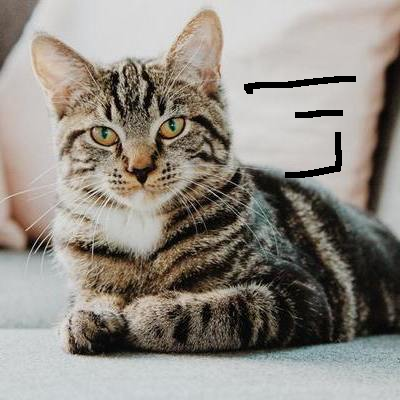
#> input picture images/cat_damaged.png, 400 x 400 px
$ jupyter execute '19 Image Reconstruction Inplainting.ipynb'
#> lines starting #> are read from the running program, lines starting #| are printed output that depends on the picture; after the words box and inside, x2 and y2 are one past the last pixel; in counts of white or black regions, pixels touching at a corner belong together
##### Image Reconstruction Inplainting

[cell 1]
import numpy as np
import cv2
import matplotlib.pyplot as plt

[cell 2]
img = cv2.imread('images/cat_damaged.png')
#> img is the input picture: shape (400, 400, 3); mean B, G, R 132.1, 139.8, 145.4
img_rgb = cv2.cvtColor(img, cv2.COLOR_BGR2RGB)
plt.imshow(img_rgb)

[cell 3]
height, width, depth = img.shape
#> height = 400; width = 400; depth = 3
height, width, depth
#> Out = (400, 400, 3)

[cell 4]
mask = np.zeros((height, width, depth), dtype=np.uint8)
mask = np.bitwise_not(mask)
plt.imshow(mask)

[cell 5]
new_img = cv2.bitwise_xor(img_rgb, mask)
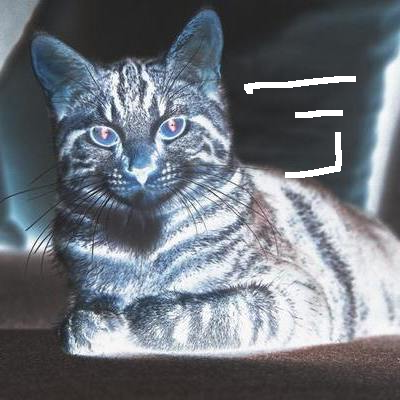
#> new_img: shape (400, 400, 3); mean R, G, B 109.6, 115.2, 122.9
plt.imshow(new_img)

[cell 6]
mask = np.zeros((height, width, depth), dtype=np.uint8)

for i in range(width):
    for j in range(height):
        if sum(img[i, j]) == 0:
            mask[i, j] = (255, 255, 255)
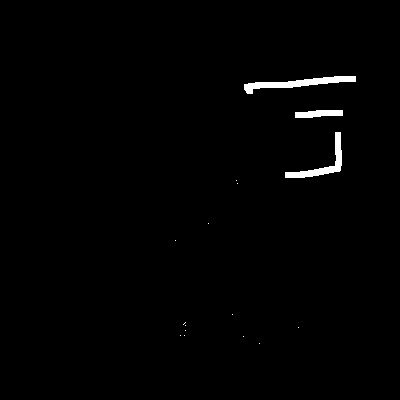
#> mask: shape (400, 400, 3); 1% white; 16 white regions (13 under 20 px), largest, box (x1, y1, x2, y2) and area: (244, 76, 356, 94) 740, (285, 132, 342, 178) 579, (295, 110, 343, 118) 298
plt.imshow(mask)

[cell 7]
help(cv2.inpaint)

[cell 8]
mask = cv2.cvtColor(mask, cv2.COLOR_RGB2GRAY)

[cell 9]
# Apply the inpainting
img_new = cv2.inpaint(img_rgb, mask, 3, cv2.INPAINT_NS)
plt.subplot(1, 2, 1); plt.title('Original Image');      plt.imshow(img_rgb)
plt.subplot(1, 2, 2); plt.title('Reconstructed Image'); plt.imshow(img_new);
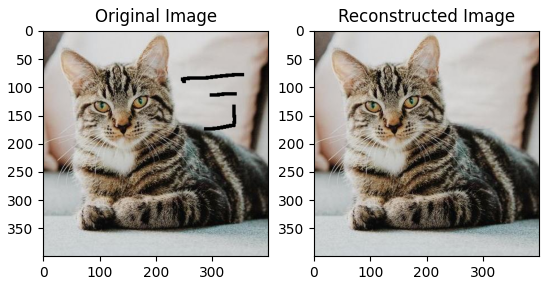
#> figure drawn by matplotlib, 2 panels

$ run again, with images/donuts.png copied over images/cat_damaged.png
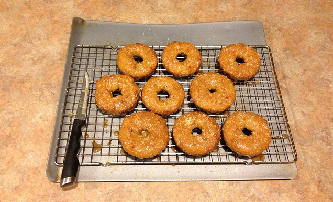
#> input picture images/donuts.png, 333 x 202 px
#> img is the input picture: shape (202, 333, 3); mean B, G, R 106, 151.7, 197.9
#> `new_img = cv2.bitwise_xor(img_rgb, mask)`:
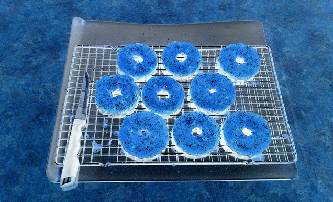
#> new_img: shape (202, 333, 3); mean R, G, B 57.1, 103.3, 149
#> `[cell 9] # Apply the inpainting img_new = cv2.inpaint(img_rgb, mask, 3..`:
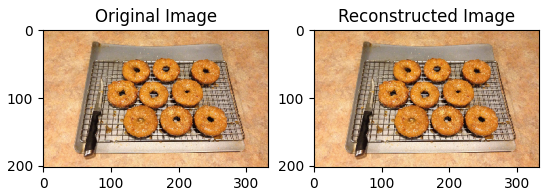
#> figure drawn by matplotlib, 2 panels
